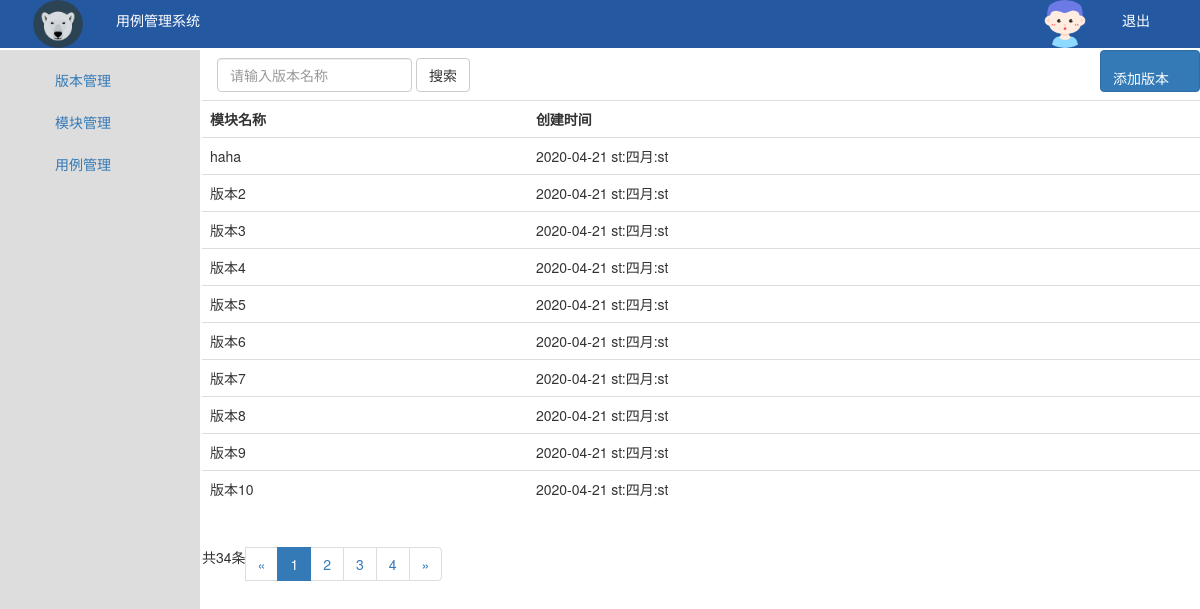
/tcmanage/versions, run on an earlier commit of the app's database.
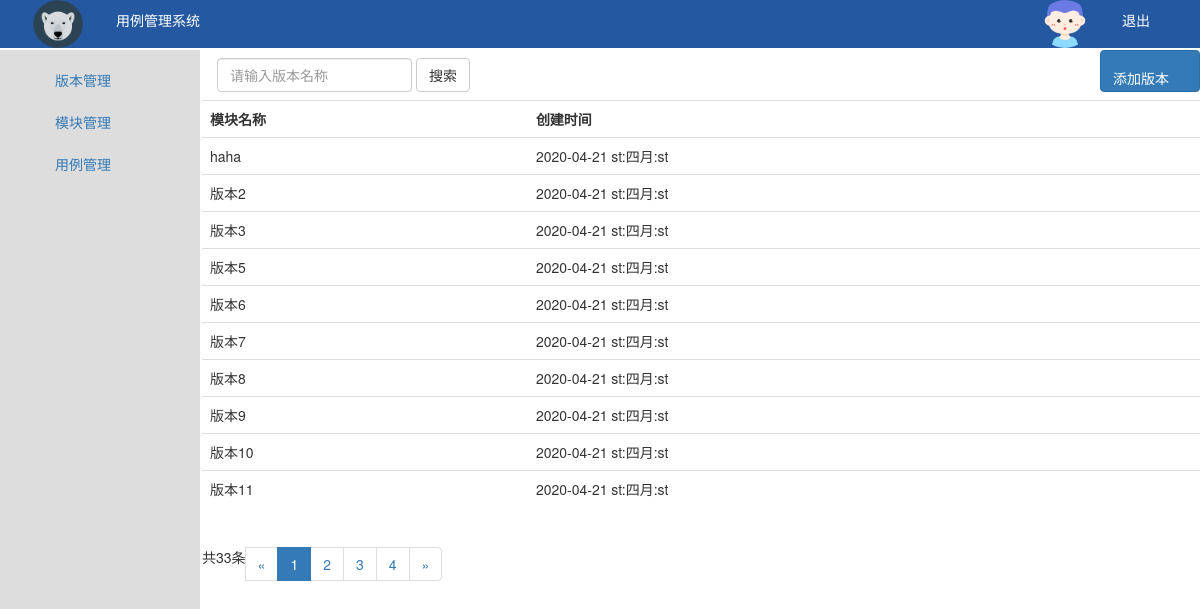
And on a later commit of the database.
### tcmanage/models.py (models this page shows, shortened)
class TcVersion(models.Model):
	version_name = models.CharField(max_length=20,verbose_name='版本名称',unique=True)
	create_time = models.DateField(verbose_name='创建时间',auto_now_add=True)
	update_time = models.DateTimeField(verbose_name='更新时间',auto_now=True)
	class Meta:
		ordering = ['-create_time']

### tcmanage/views.py (the view)
# urls.py: path('versions', views.get_version,name='versions'),
def get_version(request):
	context = {}
	version_form = request.GET.get('version_name')
	if version_form:
		search_version = TcVersion.objects.filter(version_name=version_form)
		context['search_version'] = search_version
	else:
		version_list = TcVersion.objects.all()
		paginator = Paginator(version_list,10)  #每10条1页
		page_num = request.GET.get('page',1)  #获取第一页
		page_of_versions = paginator.get_page(page_num)
		current_page_num = page_of_versions.number  #获得当前页
		range_page = list(range(max(current_page_num-2,1),current_page_num))+\
                list(range(current_page_num, min(current_page_num+2,paginator.num_pages)+1))
		if range_page[0]!=1:
			range_page.insert(0,1)
		if range_page[-1]!=paginator.num_pages:
			range_page.append(paginator.num_pages)
		if range_page[0]-1>=2:
			range_page.insert(0,'...')
		if paginator.num_pages-range_page[-1]>=2:
			range_page.append('...')
		context['page_of_versions']=page_of_versions
		context['versions'] = page_of_versions.object_list
		context['version_list'] = version_list
		context['range_page'] = range_page
	context['username'] = request.user.username
	return render(request,'versions.html',context)

### templates/versions.html
{% extends 'base.html' %}
{% load static %}
{% block search %}
	<form class="navbar-form navbar-left" role="search" action="{% url 'versions' %}">
		  <div class="form-group">
		    <input name="version_name" type="text" class="form-control" placeholder="请输入版本名称">
		  </div>
		  <button type="submit" class="btn btn-default">搜索</button>
	</form>
	<a class="btn btn-primary" href="{% url 'add_version' %}" role="button"
	style="padding-top: 20px; float: right; line-height: 1;padding-right:30px;">添加版本</a>
{% endblock %}
{% block content %}
	<div>
	<table class="table">
		<tr>
		  <th>模块名称</th>
		  <th>创建时间</th>
		</tr>
			{% if search_version %}
			{% for foo in search_version %}
			<td>{{ foo.version_name }}</td>
			<td>{{foo.create_time }}</td>
			{%endfor%}
			{% else %}
						{% for version in versions %}
			<tr>
				<td>
				{{ version.version_name }}
				</td>
				<td>
					{{  version.create_time | date:'Y-m-d S:M:S'}}
				</td>
			</tr>
				{% empty %}
				<tr>
					<td>暂无数据</td>
				</tr>
			{% endfor %}
			{% endif %}
	</table>
</div>
	<div class="footer">
	<nav aria-label="Page navigation">
	  <ul class="pagination">
	  	<span>共{{page_of_versions.paginator.count}}条</span>
	                <li>
                        {%if page_of_versions.has_previous%}
                          <a href="?page={{page_of_versions.previous_page_number}}" aria-label="Previous">
                            <span aria-hidden="true">&laquo;</span>
                          </a>
                        {%else%}
                        <span aria-hidden="true">&laquo;</span>
                        {%endif%}
                      </li>
                       {%for page_num in  range_page%}
                        {% if page_num == page_of_versions.number %}
                            <li class="active">
                                <span>{{page_num}}</span>
                            </li>
                        {% else %}
                              {% if page_num == '...' %}
                                  <li><span>{{page_num}}</span></li>
                            {% else %}
                                <li>
                                    <a href="?page={{page_num}}">
                                        {{page_num}}
                                    </a>
                                </li>
                            {% endif %}
                        {% endif %}
                    {%endfor%}
                     <li>
                            {%if page_of_versions.has_next%}
                              <a href="?page={{page_of_versions.next_page_number}}" aria-label="Next">
                                <span aria-hidden="true">&raquo;</span>
                              </a>
                            {%else%}
                            <span aria-hidden="true">&raquo;</span>
                            {%endif%}
                      </li>
	  </ul>
	</nav>
	</div>
{% endblock %}

What changed in the data, as far as the page shows it:
removed TcVersion: version_name "版本4", create_time "2020-04-21 st:四月:st"
now on this page (row unchanged): TcVersion: version_name "版本11", create_time "2020-04-21 st:四月:st"
Also different on the page:
{{ page_of_versions.paginator.count }}: "34" → "33"
